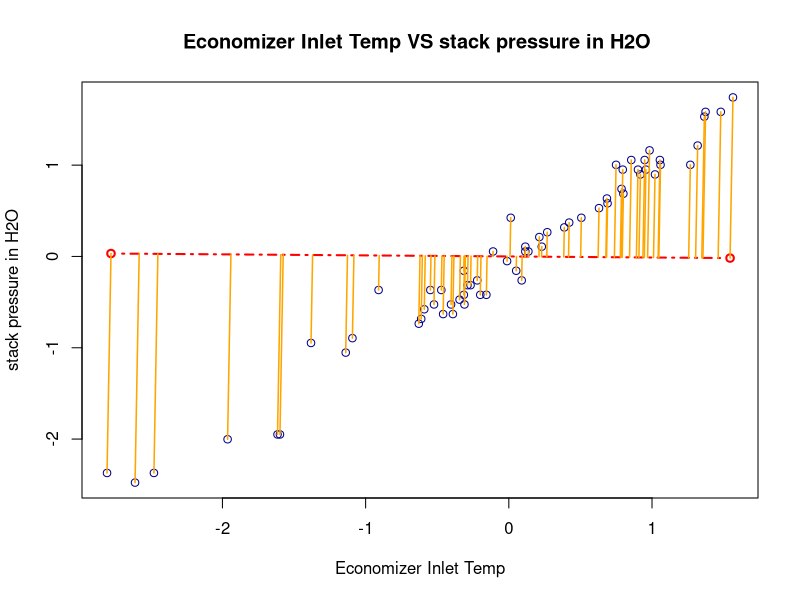

The R script that drew this image: (Note: this script raises an error after producing the figure.)
table = read.csv("./BoilerData_AVE.csv")
table_zero = scale(table)
plot(table_zero[,5],table_zero[,6],main="Economizer Inlet Temp VS stack pressure in H2O ",xlab="Economizer Inlet Temp",ylab="stack pressure in H2O",col="darkblue")
x=table_zero[,5]
y=table_zero[,6]
pr.out = prcomp(table_zero)
p2 = c(pr.out$rotation[5,2],pr.out$rotation[6,2])
k21 = p2[2]/p2[1]
k22 = -1/k21
intercept1 = y-k22*x
xn2 = -intercept1/(k22-k21)
yn2 = k21*xn2
lines(c(max(xn2),min(xn2)),c(k21*max(xn2),k21*min(xn2)),type="b",lty=4,col="red",lwd=2)
segments(x,y,xn2,yn2,col="orange",lwd=1.5)
for(i in 1:64){
  if(xn2[i]<0&&yn2[i]>0){
    t[i] = sqrt(xn2[i]^2+yn2[i]^2)
  }else (t[i] = -sqrt(xn2[i]^2+yn2[i]^2))
}
